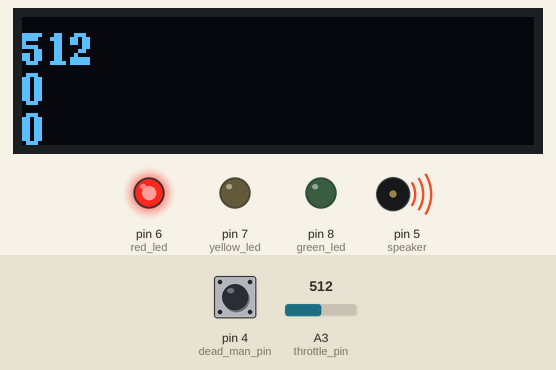
Recording of a sketch running on a simulated Arduino Uno, built with avr-gcc and run on an emulated ATmega328P. On the bench: 128×32 one-colour display, output pins drawn as LEDs (lit = HIGH), buzzer (waves = sounding, pin HIGH). The inputs (shaded band) are chosen by the test bench; at power-on: pin 4 (dead_man_pin) HIGH, A3 (throttle_pin) = 512. No radio packets arrive unless stated.

Above: at 1.1 s.
Timing chart, 0 to 2.6 s (numbered marks = the images above):
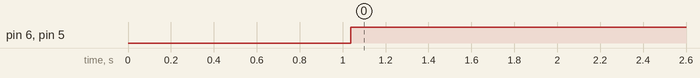

The sketch:

2way_remote.ino
```cpp
#include <SPI.h>
#include "RF24.h"
#include <nRF24L01.h>
#include <Arduino.h>
#include <U8g2lib.h>

#ifdef U8X8_HAVE_HW_SPI
#include <SPI.h>
#endif
#ifdef U8X8_HAVE_HW_I2C
#include <Wire.h>
#endif

RF24 myRadio (9, 10);
const uint64_t pipe = 0xE8E8F0F0E1LL;

unsigned long lastTransmission;
// typedef struct package Package;
// Package dataTransmit;

byte dead_man_pin = 4;
byte red_led = 6;
byte yellow_led = 7;
byte green_led = 8;
byte speaker = 5;
int throttle_pin = A3;

int failCount;
int throttle;
struct boardData {
  int batteryLevel;
  int slip;
};

struct boardData data;

U8G2_SSD1306_128X32_UNIVISION_F_HW_I2C u8g2(U8G2_R0);


void setup() {
    // Serial.begin(115200);
    u8g2.begin();
    delay(1000);
    pinMode(red_led, OUTPUT);
    pinMode(yellow_led, OUTPUT);
    pinMode(green_led, OUTPUT);
    pinMode(speaker, OUTPUT);
    pinMode(dead_man_pin, INPUT_PULLUP);
    myRadio.begin();
    myRadio.setPALevel(RF24_PA_MAX);
    myRadio.enableAckPayload();
    myRadio.enableDynamicPayloads();
    myRadio.openWritingPipe(pipe);
}


void loop() {
    // read the value of POT
    throttle = analogRead(throttle_pin);
    // If dead man is triggered send value of POT, otherwise send
    // 512 (the middle val of potentiometer)
    if (digitalRead(dead_man_pin) == 0){
        throttle = throttle;
//        digitalWrite(yellow_led, LOW);
//        digitalWrite(red_led, LOW);
//        digitalWrite(green_led, HIGH);
    }

    else{
//        digitalWrite(yellow_led, HIGH);
//        digitalWrite(red_led, LOW);
//        digitalWrite(green_led, LOW);
        throttle = 512;
    }
    transmit_to_board();
    read_board_data();
    update_screen();
}


void transmit_to_board(){
    // Transmit once every 50 millisecond
    if (millis() - lastTransmission >= 1000) {
        lastTransmission = millis();
        boolean sendSuccess = false;
        sendSuccess = myRadio.write(&throttle, sizeof(throttle));

        while (myRadio.isAckPayloadAvailable()) {
            myRadio.read(&data, sizeof(data));
        }

        if (sendSuccess == true){
            failCount = 0;
            sendSuccess = false;
        }

        else{
            ++failCount;
        }

        if (failCount >= 5) {
            digitalWrite(speaker, HIGH);
        }

        else{
            digitalWrite(speaker, LOW);
        }
    }
}

void read_board_data(){
    if(data.slip == 0){
        digitalWrite(speaker, HIGH);
    }
    else{
        digitalWrite(speaker, LOW);
    }

    if(data.batteryLevel > 513){
        digitalWrite(yellow_led, LOW);
        digitalWrite(red_led, LOW);
        digitalWrite(green_led, HIGH);
    }

    else if(data.batteryLevel <513 && data.batteryLevel > 256){
        digitalWrite(yellow_led, HIGH);
        digitalWrite(red_led, LOW);
        digitalWrite(green_led, LOW);
    }

    else{
        digitalWrite(yellow_led, LOW);
        digitalWrite(red_led, HIGH);
        digitalWrite(green_led, LOW);
    }
}

void update_screen(){
    u8g2.clearBuffer();          // clear the internal memory
    u8g2.setFont(u8g2_font_ncenB08_tr); // choose a suitable font
    u8g2.setCursor(0,12);
    u8g2.print(throttle);
    u8g2.setCursor(0,22);
    u8g2.print(data.slip);
    u8g2.setCursor(0,32);
    u8g2.print(data.batteryLevel);
    u8g2.sendBuffer();          // transfer internal memory to the display
}
```

Measured:
- by itself, pin 6 (red_led), pin 5 (speaker): LOW → HIGH at 1.0 s
